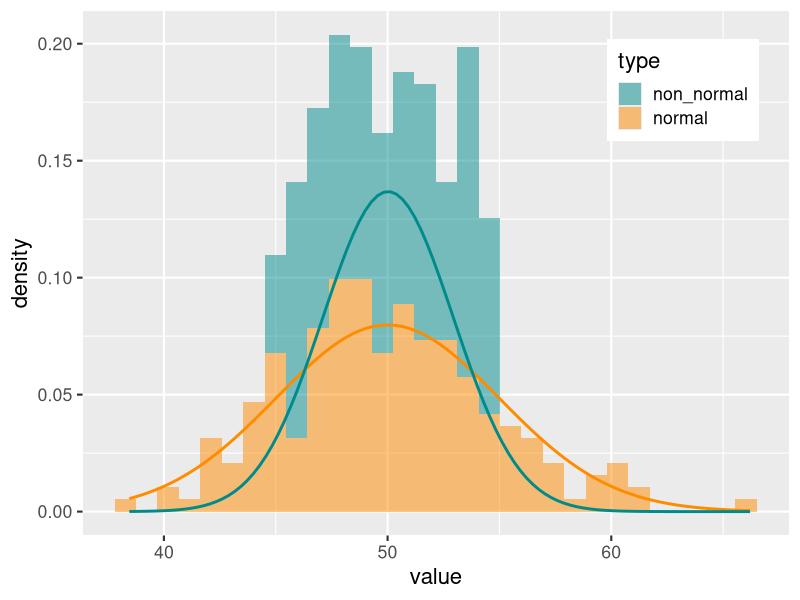
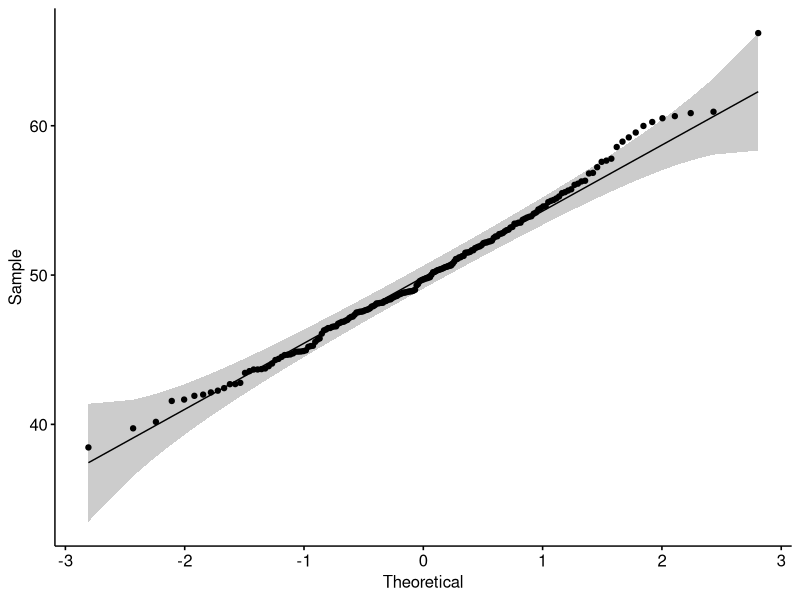
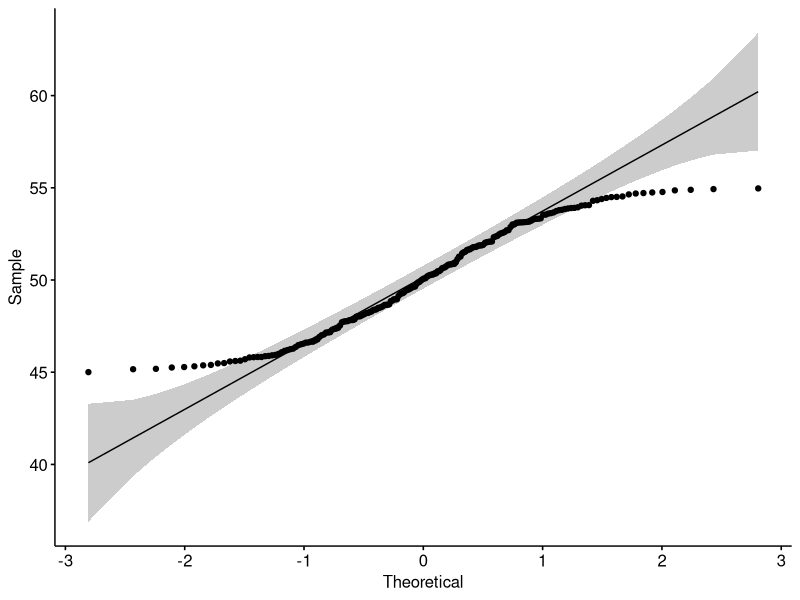
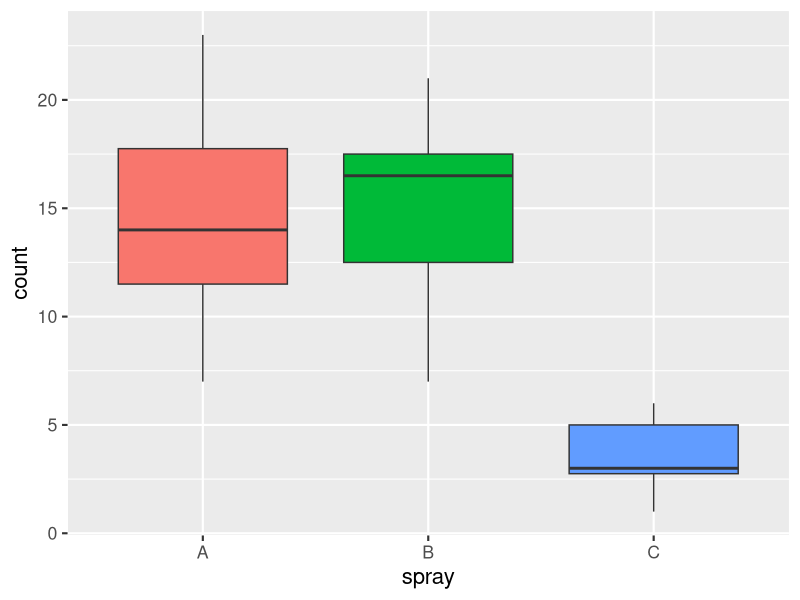
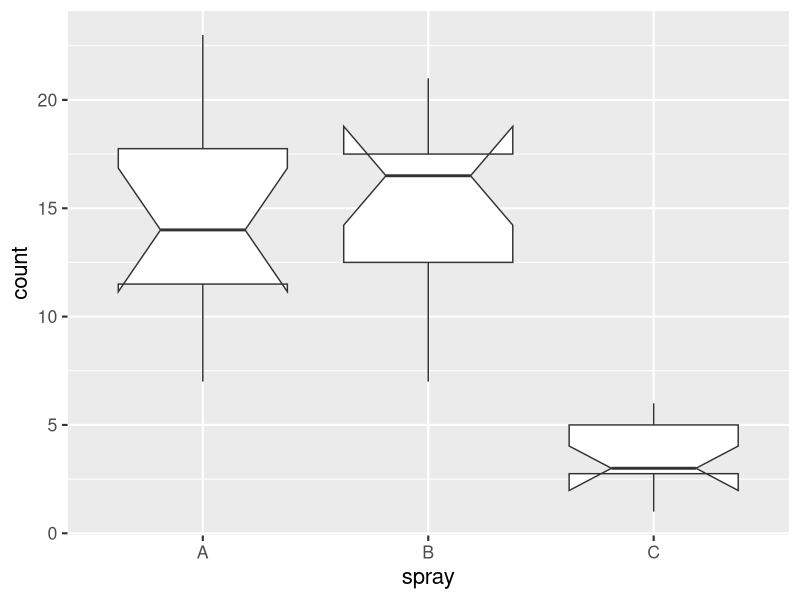
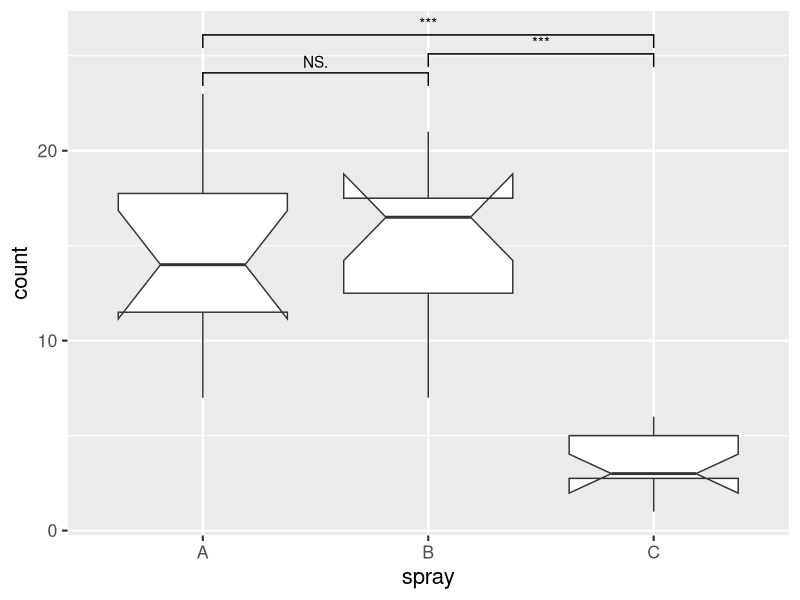
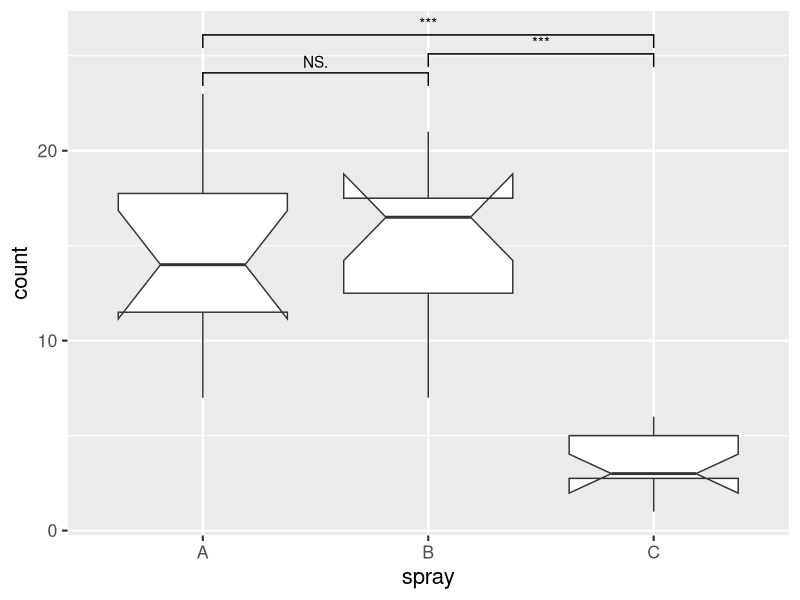
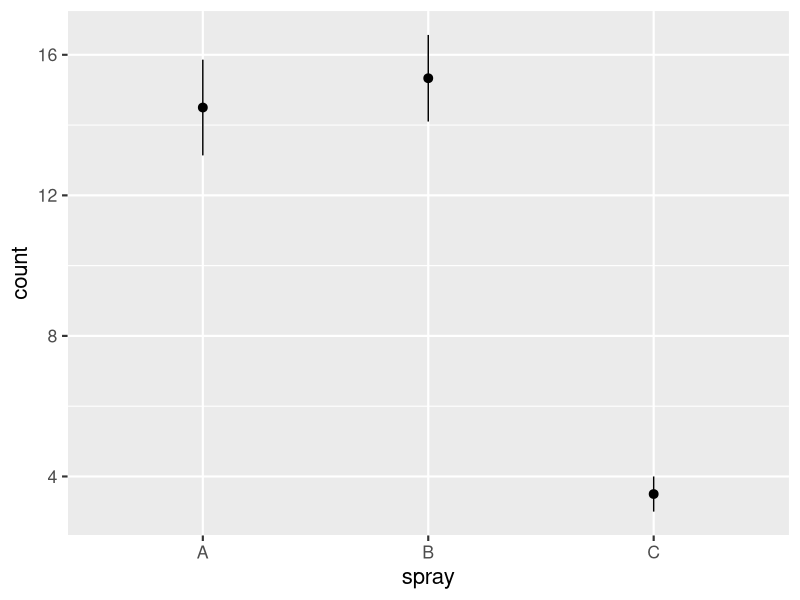

Generate these figures, in order, with R:
## ---- chunk 1
library(dplyr)
library(ggplot2)
library(tidyr)
theme_set(theme_grey(base_size = 16))
options(scipen = 0)
## ---- chunk 2
#| echo: true
#| code-fold: true
#| code-summary: "Expand to reproduce the data"
set.seed(123)
mydata <- tibble(
  normal = rnorm(
    n = 200,
    mean = 50,
    sd = 5
  ),
  non_normal = runif(
    n = 200,
    min = 45,
    max = 55
  )
)
## ---- chunk 3
mydata
## ---- chunk 4
#| fig-width: 6
#| fig-height: 6
#| code-fold: true
#| code-summary: "Code to generate histogram"
mydata |>
  pivot_longer(
    cols = 1:2,
    names_to = "type",
    values_to = "value"
  ) |>
  ggplot() +
  geom_histogram(
    alpha = 0.5,
    aes(
      x = value,
      fill = type,
      # plot probability instead of count on y axis
      y = after_stat(density)
    )
  ) +
  stat_function(
    fun = dnorm,
    args = list(
      mean = 50,
      sd = 5
    ),
    color = "darkorange",
    linewidth = 1
  ) +
  stat_function(
    fun = dnorm,
    args = list(
      mean = mean(mydata$non_normal),
      sd = sd(mydata$non_normal)
    ),
    color = "cyan4",
    linewidth = 1
  ) +
  scale_fill_manual(values = c("cyan4", "darkorange")) +
  theme(
    legend.position = "inside",
    legend.position.inside = c(0.85, 0.85)
  )
## ---- chunk 5
shapiro.test(mydata$normal)
## ---- chunk 6
shapiro.test(mydata$non_normal)
## ---- chunk 7
#| fig-height: 5.1
# ggplot(
#   mydata,
#   aes(sample = normal)
# ) +
#   stat_qq() +
#   stat_qq_line()
ggpubr::ggqqplot(mydata$normal)
## ---- chunk 8
#| fig-height: 5.1
# ggplot(
#   mydata,
#   aes(sample = non_normal)
# ) +
#   stat_qq() +
#   stat_qq_line()
ggpubr::ggqqplot(mydata$non_normal)
## ---- chunk 9
#| code-fold: true
#| code-summary: "Expand to reproduce the data"
InsectSprays <- InsectSprays |>
  filter(spray %in% c("A", "B", "E")) |>
  mutate(spray = case_match(spray, "E" ~ "C", .default = spray))
## ---- chunk 10
TreatA <- filter(InsectSprays, spray == "A")$count
TreatB <- filter(InsectSprays, spray == "B")$count
TreatC <- filter(InsectSprays, spray == "C")$count
## ---- chunk 11
#| fig-height: 6.0
#| code-fold: true
#| code-summary: "Code to generate boxplot"
ggplot(InsectSprays, aes(x = spray, y = count, fill = spray)) +
  geom_boxplot() +
  theme(legend.position = "none")
## ---- chunk 12
shapiro.test(TreatA)
shapiro.test(TreatB)
shapiro.test(TreatC)
## ---- chunk 13
#| error: true
var.test(TreatA, TreatB)
## ---- chunk 14
#| error: true
var.test(TreatA, TreatC)
## ---- chunk 15
t.test(TreatA, TreatB, var.equal = TRUE)
## ---- chunk 16
t.test(TreatA, TreatC, var.equal = FALSE)
## ---- chunk 17
wilcox.test(TreatA, TreatB)
## ---- chunk 18
#| output-location: column
#| flourish:
#|   - target: "notch = TRUE"
ggplot(
  InsectSprays,
  aes(x = spray, y = count)
) +
  geom_boxplot(notch = TRUE)
## ---- chunk 19
# install.packages("ggsignif")
library(ggsignif)
## ---- chunk 20
#| echo: false
library(ggsignif)
theme_set(theme_grey(base_size = 16))
## ---- chunk 21
#| flourish:
#|   - target: "geom_signif("
#|   - target: "map_signif_level = TRUE,"
#| output-location: column
ggplot(
  InsectSprays,
  aes(x = spray, y = count)
) +
  geom_boxplot(notch = TRUE) +
  geom_signif(
    comparisons = list(
      c("A", "B"),
      c("B", "C"),
      c("A", "C")
    ),
    map_signif_level = TRUE,
    y_position = c(23, 24, 25)
  )
## ---- chunk 22
#| echo: false
ggplot(
  InsectSprays,
  aes(x = spray, y = count)
) +
  geom_boxplot(notch = TRUE) +
  geom_signif(
    comparisons = list(
      c("A", "B"),
      c("B", "C"),
      c("A", "C")
    ),
    test = "t.test",
    test.args = list(
      var.equal = TRUE
    ),
    map_signif_level = TRUE,
    y_position = c(23, 24, 25)
  )
## ---- chunk 23
#| echo: false
ggplot(
  InsectSprays,
  aes(x = spray, y = count)
) +
  stat_summary()
## ---- chunk 24
#| echo: false
ggplot(
  InsectSprays,
  aes(x = spray, y = count)
) +
  stat_summary(
    fun.data = mean_se,
    geom = "errorbar"
  ) +
  stat_summary(
    fun = mean,
    geom = "point",
    color = "#28a87d",
    size = 4
  )
## ---- chunk 25
#| flourish:
#|   - target: 'geom = "bar"'
#| output-location: column
ggplot(
  InsectSprays,
  aes(x = spray, y = count)
) +
  stat_summary(
    fun.data = mean_se,
    geom = "errorbar",
    width = 0.3
  ) +
  stat_summary(
    fun = mean,
    geom = "bar"
  )
## ---- chunk 26
#| flourish:
#|   - target: "ggsignif::geom_signif("
#|   - target: 'test = "t.test",'
#| output-location: column
ggplot(
  InsectSprays,
  aes(x = spray, y = count)
) +
  stat_summary(
    fun.data = mean_se,
    geom = "errorbar",
    width = 0.3
  ) +
  stat_summary(
    fun = mean,
    geom = "bar"
  ) +
  ggsignif::geom_signif(
    comparisons = list(
      c("A", "B"),
      c("B", "C"),
      c("A", "C")
    ),
    test = "t.test",
    map_signif_level = TRUE,
    y_position = c(17, 18, 19)
  )
